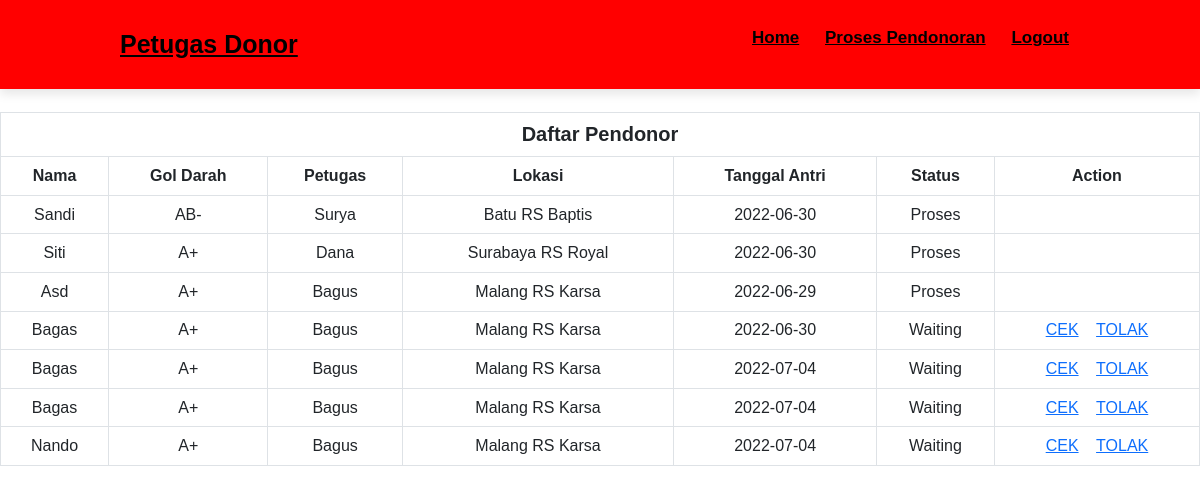
Screenshot of /baru/petugaspage.php (signed in) with the database file from the repository.
### tables this page shows
CREATE TABLE `antrian` (
  `id_antrian` int(11) NOT NULL,
  `id_pendonor` int(11) NOT NULL,
  `id_lokasi` int(11) NOT NULL,
  `id_petugas` int(11) NOT NULL,
  `id_stok` int(11) NOT NULL,
  `tanggal_antri` date NOT NULL,
  `status` varchar(255) NOT NULL
);

CREATE TABLE `pendonor` (
  `id_pendonor` int(11) NOT NULL,
  `nama` varchar(255) NOT NULL,
  `alamat` varchar(255) NOT NULL,
  `tempat_lahir` varchar(255) NOT NULL,
  `tanggal_lahir` date DEFAULT NULL,
  `jenis_kelamin` varchar(10) NOT NULL,
  `nomor_telepon` varchar(11) NOT NULL,
  `pass` varchar(255) NOT NULL
);

CREATE TABLE `stok` (
  `id_stok` int(11) NOT NULL,
  `gol_darah` varchar(5) NOT NULL,
  `jumlah` int(11) NOT NULL
);

CREATE TABLE `petugas` (
  `id_petugas` int(11) NOT NULL,
  `nama_petugas` varchar(255) NOT NULL,
  `gaji` int(11) NOT NULL,
  `alamat` varchar(255) NOT NULL
);

CREATE TABLE `lokasi` (
  `id_lokasi` int(11) NOT NULL,
  `nama_rs` varchar(255) NOT NULL,
  `tanggal_diadakan` date DEFAULT NULL
);

### baru/petugaspage.php (the view, shortened to what this page needs)
<?php
include("../config.php");
$result = mysqli_query($mysqli, "SELECT * FROM antrian
        inner join pendonor on(antrian.id_pendonor = pendonor.id_pendonor)
        inner join lokasi on(antrian.id_lokasi = lokasi.id_lokasi)
        inner join petugas on(antrian.id_petugas = petugas.id_petugas)
        inner join stok on(antrian.id_stok = stok.id_stok)
        ");
?>
<!DOCTYPE html>
<html lang="en">
<head>
    <link rel="stylesheet" href="style.css">
    <link href="https://cdn.jsdelivr.net/npm/bootstrap@5.2.0-beta1/dist/css/bootstrap.min.css" rel="stylesheet">
</head>
<body>
    <header>
        <a href="petugaspage.php" class="logo">Petugas Donor</a>
        <nav class="navbar">
            <ul>
                <li><a href="index.php">Home</a></li>
                <li><a href="proses.php">Proses Pendonoran</a></li>
                <li><a href="logout.php">Logout</a></li>
            </ul>
        </nav>
    </header><br><br><br><br>
    <section class="daftar-riwayat">
        <table class="table table-bordered">
            <thead>
                <tr class="tabel-header">
                    <th colspan="7" class="nama-tabel">Daftar Pendonor</th>
                </tr>
                <tr class="kolom">
                    <th>Nama</th>
                    <th>gol darah</th>
                    <th>Petugas</th>
                    <th>Lokasi</th>
                    <th>Tanggal Antri</th>
                    <th>Status</th>
                    <th>Action</th>
                </tr>
            </thead>
            <tbody>
                <?php
                while ($tabel = mysqli_fetch_array($result)) {
                    echo "<tr>";
                    echo "<td>" . $tabel['nama'] . "</td>";
                    echo "<td>" . $tabel['gol_darah'] . "</td>";
                    echo "<td>" . $tabel['nama_petugas'] . "</td>";
                    echo "<td>" . $tabel['nama_rs'] . "</td>";
                    echo "<td>" . $tabel['tanggal_antri'] . "</td>";
                    echo "<td>" . $tabel['status'] . "</td>";
                    if ($tabel['status'] == 'proses') {
                    } elseif ($tabel['status'] == 'cek') {
                        echo "<td><a href='generate.php?id=$tabel[id_antrian]'>GENERATE</a></td>";
                    } else {
                        echo "<td>
                    <a href='cekpendonor.php?id=$tabel[id_antrian]'>CEK</a> &nbsp;&nbsp;
                    <a href='delete.php?id=$tabel[id_antrian]'>TOLAK</a>
                    </td>";
                    }
                    echo "</tr>";
                }
                ?>
            </tbody>
        </table>
    </section>
</body>
</html>

### baru/style.css (style rules this page uses)
* { font-family: 'poppins', sans-serif; margin: 0; padding: 0; box-sizing: border-box; outline: none; border: none; text-decoration: none; text-transform: capitalize; list-style: none; }
html { font-size: 85%; overflow-x: hidden; scroll-padding-top: 60px; scroll-behavior: smooth; }
header { position: fixed; top: 0; left: 0; right: 0; background: red; padding: 8px 10%; display: flex; align-items: center; justify-content: space-between; box-shadow: 0 5px 10px rgba(0, 0, 0, .1); }
header .logo { font-size: 25px; color: black; float: left; font-weight: 600; }
header .navbar:after { content: ''; clear: both; display: table; }
header .navbar a { font-size: 17px; color: black; margin: 0 1px; }
header .navbar ul li { align-items: center; position: relative; padding: 10px; display: inline-block; font-weight: bold; }
.daftar-riwayat { padding-top: 30px; text-align: center; }
table, tr, .klm, td { border-collapse: collapse; border: 1px solid black; }
table { font-size: 16px; width: 100%; }
.nama-tabel { background-color: red; padding: 10px; font-size: 20px; }

### rows the page displays
antrian: id_pendonor.nama "Sandi", id_stok.gol_darah "AB-", id_petugas.nama_petugas "Surya", id_lokasi.nama_rs "Batu RS Baptis", tanggal_antri "2022-06-30", status "Proses"
antrian: id_pendonor.nama "Siti", id_stok.gol_darah "A+", id_petugas.nama_petugas "Dana", id_lokasi.nama_rs "Surabaya RS Royal", tanggal_antri "2022-06-30", status "Proses"
antrian: id_pendonor.nama "Asd", id_stok.gol_darah "A+", id_petugas.nama_petugas "Bagus", id_lokasi.nama_rs "Malang RS Karsa", tanggal_antri "2022-06-29", status "Proses"
antrian: id_pendonor.nama "Bagas", id_stok.gol_darah "A+", id_petugas.nama_petugas "Bagus", id_lokasi.nama_rs "Malang RS Karsa", tanggal_antri "2022-06-30", status "Waiting"
antrian: id_pendonor.nama "Bagas", id_stok.gol_darah "A+", id_petugas.nama_petugas "Bagus", id_lokasi.nama_rs "Malang RS Karsa", tanggal_antri "2022-07-04", status "Waiting"
antrian: id_pendonor.nama "Bagas", id_stok.gol_darah "A+", id_petugas.nama_petugas "Bagus", id_lokasi.nama_rs "Malang RS Karsa", tanggal_antri "2022-07-04", status "Waiting"
antrian: id_pendonor.nama "Nando", id_stok.gol_darah "A+", id_petugas.nama_petugas "Bagus", id_lokasi.nama_rs "Malang RS Karsa", tanggal_antri "2022-07-04", status "Waiting"
